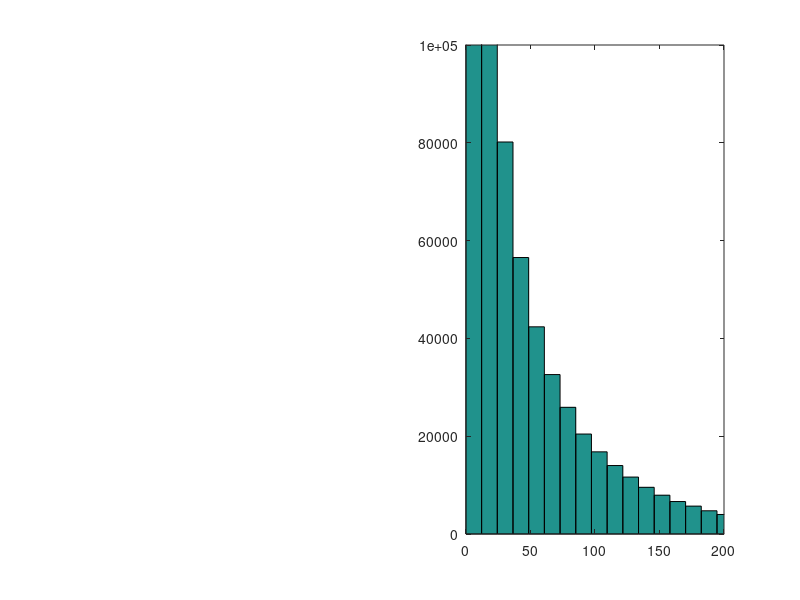

Write MATLAB code to recreate this figure. (Note: this script raises an error after producing the figure.)
%% BETA DISTRIBUTION

xx = linspace(0,1,100);
plot(xx,betapdf(xx,1.3,4))

%% gamma distribution

Jbar = 35;
tau = 95;
samples = gamrnd(Jbar/tau,tau,[1,1e6]);
% figure
subplot(1,2,2)
hist(samples,100)
axis([0 200, 0 1e5]);


%% % % % % % % % % % % % % % % % % % % % % % % % % % % % 
%           DATA RELATED
% % % % % % % % % % % % % % % % % % % % % % % % % % % 

%% check percent correct as a function of session
subjid = '6';
exptype = 'Delay';

filepath = 'experiment_data/output_mat/round4/';
filename = ['Exp_ChangeLocalization_' exptype '_subj' subjid '.mat'];

load([filepath filename],'progPC')
plot(progPC,'ko'); hold on
plot([0 60],[25 25],'Color',0.7*ones(1,3)); % chance
plot([10 10;20 20;30 30;40 40;50 50],[0 100],'Color',0.7*ones(1,3))
ylim([0 100])
defaultplot;
hold off
xlabel('block number')
ylabel('PC')


%% check percent correct as a function of delta and confidence
clear all

subjid = 'JP';
exptype = 'Contrast';

filepath = 'experiment_data/output_mat/round4/';
filename = ['Exp_ChangeLocalization_' exptype '_subj' subjid '.mat'];
load([filepath filename],'designMat','stimuliMat','names')

% plotting as a function of delta
deltaVec = unique(abs(designMat(:,1)));
nDeltas = length(deltaVec);
PCVec = nan(1,nDeltas);
for idelta = 1:nDeltas
    delta = deltaVec(idelta);
    idx = (abs(designMat(:,1)) == delta);
    
    PCVec(idelta) = nanmean(designMat(idx,10));
end
figure;
plot(deltaVec,PCVec,'ok')
xlabel('delta')
ylabel('PC')
ylim([0 1])
defaultplot

% plotting as a function of confidence
nConf = 4;
PCVec = nan(1,nConf);
for iconf = 1:nConf
    idx = (designMat(:,12) == iconf);
    
    PCVec(iconf) = mean(designMat(idx,10));
end
figure;
plot(PCVec,'ok')
xlabel('confidence')
ylabel('PC')
ylim([0 1])
defaultplot

%% % % % % % % % % % % % % % % % % % % % % % % 
%           STATS
% % % % % % % % % % % % % % % % % % % % % % % 

%% logistic regression: pc ~ condition + delta
clear all
clc

subjid = 'AHY';
load(sprintf('data_ChangeLocalization_subj%s.mat',subjid));

deltaVec = 2.5:5:87.5;              % possible change values
respVec = [3 0 4 0 0 0 2 0 1];      % go from response key to location index

designMat = designMat(designMat(:,2) ~= 2,:);

% set X and y matrices
y = designMat(:,7); % correct/not correct
X = [designMat(:,2) abs(designMat(:,1))]; % delay, delta
X(X(:,1) == 0,2) = 1; % delay for 0 condition is 1
X(X(:,2) == 4,2) = 3; % delay for 4 condition is 3

% logistic regression
mdl = fitglm(X,y,'Distribution','binomial')
ci = coefCI(mdl)

%% linear regression: confidence ~ condition + delta

clear all

subjid = 'AHY';
load(sprintf('data_ChangeLocalization_subj%s.mat',subjid));

deltaVec = 2.5:5:87.5;              % possible change values
respVec = [3 0 4 0 0 0 2 0 1];      % go from response key to location index

designMat = designMat(designMat(:,2) ~= 2,:);

% set X and y matrices
y = designMat(:,9); % confidence rating
X = [designMat(:,2) abs(designMat(:,1))]; % delay, delta
X(X(:,1) == 0,2) = 1; % delay for 0 condition is 1
X(X(:,2) == 4,2) = 3; % delay for 4 condition is 3

% linear regression
X = [ones(size(designMat,1),1) X];
[b,bint,~,~,stats] = regress(y,X) % stats: R^2, F, p, and estimate of error variance

% % ordinal multinomial regression
% [B,dev,stats] = mnrfit(X,y,'model','ordinal')
% LL = stats.beta - 1.96*stats.se
% UL = stats.beta + 1.96*stats.se
%
% % plot regression fits
% xx = linspace(5,85,50);
% XX = [ones(50,1) 3*ones(50,1) xx'];
% BMat = [B(1:3)'; repmat(B(4:end),1,3)];
% logoddsMat = XX*BMat; % log odds for each of the 3 equations
% logoddssign = sign(logoddsMat);
% difflogoddssign = diff(logoddssign,1,2); % difference between the signs of log odds
% [row,col] = find(difflogoddssign == 2);
% predictedConf = nan(50,1);
% predictedConf(row) = col+1;
% predictedConf(logoddssign(:,1) == 1 ) = 1;
% predictedConf(logoddssign(:,3) == -1) = 4;
% hold on; plot(xx,predictedConf);

% % % % % % % % % % % % % % % % % % % % % % % % % % % % % % % 
%        MODEL RELATED
% % % % % % % % % % % % % % % % % % % % % % % % % % % % % % % 

%% create model fit datat psychometric fn
clear all

load('modelfits.mat')
model = 2;
subjids = {'AHY','LA'};
nSubj = length(subjids);
deltaVec = 2.5:5:87.5;

for isubj = 1:nSubj;
    subjid = subjids{isubj};
    bfp = squeeze(xbest(isubj,model,:));
    
    X = []; % data in luigiform
    Nsamples = 1e5; % default if empty
    
    [~,prmat,X] = AhyBCL_datalikeall(bfp,X,model,Nsamples);
    data = X;
    save(sprintf('experiment_data/grant_data/luigidata_ChangeLocalization_subj%s_model%d.mat',subjid,model),'data','prmat');
end

for isubj = 1:nSubj;
    subjid = subjids{isubj};
    load(sprintf('experiment_data/grant_data/luigidata_ChangeLocalization_subj%s_model%d.mat',subjid,model));
    
    % plot psychometric function
    figure;
    hold on;
    colors = aspencolors(4,'pastel');%['b'; 'y'; 'g'; 'r'];
    condlegendd = {'0/2', '2/1','2/2','4/1'};
    for icond = 1:4;
        subplot(2,2,icond)
        plot_psychometricfunction({subjid},icond); % plot real data
        pc = prmat{icond}(:,1)';
        pc_std = pc.*(1-pc)./24;
        plot_summaryfit(deltaVec,[],[],pc,pc_std,colors(icond,:),colors(icond,:));
        title(condlegendd{icond})
        axis([0 90 0 1])
        ax = gca;
        ax.XTick = [0 30 60 90];
        ax.YTick = 0:.5:1;
        %     fill([deltaVec fliplr(deltaVec)],[pc-pc_std fliplr(pc + pc_std)],colors(icond,:))
    end
    
end

%% LOOK AT SOME STIMULI ON PSYCHTOOLBOX

% line stimuli
numDegrees = 180;
% prefs.lineArea = prefs.stimArea; % so line is same area as ellipse
lineWidth = 3; % pixels
lineLength = 100;
lineCoordinates = nan(2,numDegrees);
for j = 1:numDegrees;
    [lineCoordinates(1,j), lineCoordinates(2,j)] = lineCoord(lineLength,j);
end

% psychtoolbox
screenNumber = max(Screen('Screens'));       % use external screen if exists
[w, h] = Screen('WindowSize', screenNumber);  % screen resolution of smaller display
screenCenter = [w h]/2;
windowPtr = Screen('OpenWindow',screenNumber,128*ones(1,3),[],32,2);
Screen(windowPtr,'BlendFunction',GL_SRC_ALPHA,GL_ONE_MINUS_SRC_ALPHA);

% make gabor patch with full contrast
stimLength = 100;
StimSizes = [stimLength stimLength];
reliability = 1; % contrast of 1
im = makeGabor(stimLength, reliability);
StimPatch= Screen('MakeTexture',windowPtr,im);


pos = screenCenter + [100 100];
lineVec = [0 30];
nLines = length(lineVec);
for iline = 1:nLines;
    deg = mod(90-lineVec(iline),180);
    if deg == 0; deg = 180; end
    
    % gabor
    srcrect = [0 0 StimSizes];
    destrect = CenterRectOnPoint(srcrect,pos(1),pos(2));
    Screen('DrawTexture', windowPtr, StimPatch, srcrect,destrect, 180-90+deg);
    
    % line
    lineStim = lineCoordinates(:,deg);
    xy = [-lineStim lineStim];
    Screen('DrawLines',windowPtr, xy, lineWidth,256,pos,1);
    
    Screen('flip',windowPtr); % tic;
    pause;
end

sca;
ShowCursor;




%% ============================================
%       REAL DATA STUFF
% ============================================

%% COMPILE MODEL FITS FOR ALL SUBJECTS
clear all

modelVec = [1 2];
subjids = {'1','2','3','4','5','6','7','8','9'};
exptypeVec = {'Contrast','Delay'};
filepath = 'analysis/2_fitdata/fits/';

nSubjs = length(subjids);
nModels = length(modelVec);
nExptype = length(exptypeVec);
nParams = 4;

for imodel = 1:nModels
    model = modelVec(imodel)
    modelstr = ['model' num2str(model)];
    
    for iexptype = 1:nExptype
        exptype = exptypeVec{iexptype}
        
        for isubj = 1:nSubjs
            isubj
            subjid = subjids{isubj};
            filename = sprintf('%sChangeLocalization_%s_model%d_subj%s.txt',filepath,exptype,model,subjid);
            alldata = dlmread(filename);
            
            datasorted = sortrows(alldata,nParams+1);
            fits.(modelstr).(exptype).bfpMat(isubj,:)= datasorted(end,1:nParams);
            fits.(modelstr).(exptype).LLVec(isubj)= datasorted(end,nParams+1);
        end
    end
    
end

save([filepath 'modelfits.mat'],'fits')

%% MODEL COMPARISON
clear all

comparetype = 'Contrast';

filepath = 'analysis/2_fitdata/fits/';
load([filepath 'modelfits.mat'],'fits')

nParams = 4;
Contrast_AICMat = -2.*[fits.model1.Contrast.LLVec; fits.model2.Contrast.LLVec]+2*nParams;
Delay_AICMat = -2.* [fits.model1.Delay.LLVec; fits.model2.Delay.LLVec]+2*nParams;
modcomp = Contrast_AICMat + Delay_AICMat;
nSubj = size(modcomp,2);


switch comparetype
    case 'Contrast' % just contrast
        comparevalue = Contrast_AICMat;
    case 'Delay' % just delay
        comparevalue = Delay_AICMat;
    case 'both' % both
        comparevalue = modcomp;
end

% positive number means 
moddiff = bsxfun(@minus,comparevalue,comparevalue(1,:))
mean_moddiff = mean(moddiff,2)
sem_moddiff = std(moddiff,[],2)./sqrt(nSubj)
figure;
bar(moddiff')

%% =======================
%  PLOTS
% =======================

clear all

filepath = 'analysis/2_fitdata/fits/';
load([filepath 'modelfits.mat'])
% subjids = {'1','2','3','4','5','6'};
subjids = {'7'};
exptype = 'Contrast';
model = 2;
modelstr = sprintf('model%d',model);

nSubj = length(subjids);
deltaVec = 2.5:5:87.5;

for isubj = 1:nSubj
subjid = subjids{isubj};
bfp = fits.(modelstr).(exptype).bfpMat(str2double(subjid),:);
try
if bfp(4) == 0
    bfp(4) = 1e-6;
end
end

X = []; % data in luigiform
Nsamples = 1000; % default if empty

[~,prmat,X] = AhyBCL_datalikeall(bfp,X,model,Nsamples);

% plot psychometric function
figure;
hold on;
colors = aspencolors(4,'pastel'); %['b'; 'y'; 'g'; 'r'];
condlegendd = {'0/2', '2/1','2/2','4/1'};
for icond = 1:4
    subplot(2,2,icond)
    plot_psychometricfunction({subjid},exptype,icond); % plot real data
    pc = prmat{icond}(:,1)';
    pc_std = pc.*(1-pc)./24;
    plot_summaryfit(deltaVec,[],[],pc,pc_std,colors(icond,:),colors(icond,:));
    title(condlegendd{icond})
    axis([0 90 0 1])
    ax = gca;
    ax.XTick = [0 30 60 90];
    ax.YTick = 0:.5:1;
    %     fill([deltaVec fliplr(deltaVec)],[pc-pc_std fliplr(pc + pc_std)],colors(icond,:))
end
end

%% average plot

clear all

filepath = 'analysis/2_fitdata/fits/';
load([filepath 'modelfits.mat'])
subjids = {'1','2','3','4','5','6','7','8','9'};
% subjids = {'ALM','DR','EN','MR'};
exptype = 'Contrast';
model = 1;

modelstr = sprintf('model%d',model);
nSubj = length(subjids);
deltaVec = 2.5:5:87.5;

PRMat = cell(1,4);
for isubj = 1:nSubj
    subjid = subjids{isubj};
    bfp = fits.(modelstr).(exptype).bfpMat(isubj,:);
    try
    if bfp(4) == 0
        bfp(4) = 1e-6;
    end
    end
    
    X = []; % data in luigiform
    Nsamples = 1000; % default if empty
    
    [~,prmat,X] = AhyBCL_datalikeall(bfp,X,model,Nsamples);
    
    PRMat = cellfun(@(x,y) [x;y(:,1)'],PRMat,prmat,'UniformOutput',false);
    
end
mean_mod = cellfun(@mean,PRMat,'UniformOutput',false);
sem_mod = cellfun(@(x) std(x)/sqrt(size(x,1)),PRMat,'UniformOutput',false);
mean_mod= reshape(cell2mat(mean_mod),[18 4])';
sem_mod = reshape(cell2mat(sem_mod),[18 4])';

% plot psychometric function
figure;
hold on;
colors = aspencolors(4,'pastel');%['b'; 'y'; 'g'; 'r'];
condlegendd = {'0/2', '2/1','2/2','4/1'};
for icond = 1:4
    
    subplot(2,2,icond)
    plot_psychometricfunction(subjids,exptype,icond); % plot real data
    
    plot_summaryfit(deltaVec,[],[],mean_mod(icond,:),sem_mod(icond,:),colors(icond,:),colors(icond,:));
    title(condlegendd{icond})
    axis([0 90 0 1])
    ax = gca;
    ax.XTick = [0 30 60 90];
    ax.YTick = 0:.5:1;
    %     fill([deltaVec fliplr(deltaVec)],[pc-pc_std fliplr(pc + pc_std)],colors(icond,:))
end
